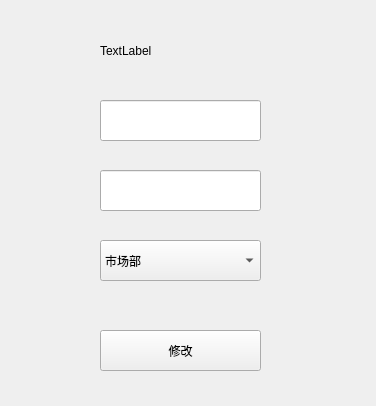
<?xml version="1.0" encoding="UTF-8"?>
<ui version="4.0">
 <class>UpdateWindow</class>
 <widget class="QWidget" name="UpdateWindow">
  <property name="geometry">
   <rect>
    <x>0</x>
    <y>0</y>
    <width>376</width>
    <height>406</height>
   </rect>
  </property>
  <property name="windowTitle">
   <string>编辑员工信息</string>
  </property>
  <widget class="QLabel" name="idLab">
   <property name="geometry">
    <rect>
     <x>100</x>
     <y>30</y>
     <width>121</width>
     <height>41</height>
    </rect>
   </property>
   <property name="text">
    <string>TextLabel</string>
   </property>
  </widget>
  <widget class="QLineEdit" name="nameEdit">
   <property name="geometry">
    <rect>
     <x>100</x>
     <y>100</y>
     <width>161</width>
     <height>41</height>
    </rect>
   </property>
  </widget>
  <widget class="QComboBox" name="comboBox">
   <property name="geometry">
    <rect>
     <x>100</x>
     <y>240</y>
     <width>161</width>
     <height>41</height>
    </rect>
   </property>
   <item>
    <property name="text">
     <string>市场部</string>
    </property>
   </item>
   <item>
    <property name="text">
     <string>研发部</string>
    </property>
   </item>
   <item>
    <property name="text">
     <string>运维部</string>
    </property>
   </item>
  </widget>
  <widget class="QPushButton" name="updateBtn">
   <property name="geometry">
    <rect>
     <x>100</x>
     <y>330</y>
     <width>161</width>
     <height>41</height>
    </rect>
   </property>
   <property name="text">
    <string>修改</string>
   </property>
  </widget>
  <widget class="QLineEdit" name="phoneEdit">
   <property name="geometry">
    <rect>
     <x>100</x>
     <y>170</y>
     <width>161</width>
     <height>41</height>
    </rect>
   </property>
  </widget>
 </widget>
 <resources/>
 <connections/>
</ui>
